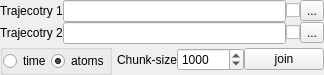
<?xml version="1.0" encoding="UTF-8"?>
<ui version="4.0">
 <class>Form</class>
 <widget class="QWidget" name="Form">
  <property name="geometry">
   <rect>
    <x>0</x>
    <y>0</y>
    <width>324</width>
    <height>67</height>
   </rect>
  </property>
  <property name="windowTitle">
   <string>Join trajectories</string>
  </property>
  <layout class="QGridLayout" name="gridLayout">
   <property name="margin">
    <number>0</number>
   </property>
   <property name="spacing">
    <number>0</number>
   </property>
   <item row="2" column="0">
    <widget class="QGroupBox" name="groupBox">
     <property name="title">
      <string/>
     </property>
     <layout class="QHBoxLayout" name="horizontalLayout_4">
      <property name="spacing">
       <number>0</number>
      </property>
      <property name="margin">
       <number>0</number>
      </property>
      <item>
       <widget class="QRadioButton" name="radioButton_2">
        <property name="toolTip">
         <string>&lt;html&gt;&lt;head/&gt;&lt;body&gt;&lt;p&gt;If the trajectories are stacked along the time axis they have to have the same number of atoms and the same topology.&lt;/p&gt;&lt;/body&gt;&lt;/html&gt;</string>
        </property>
        <property name="text">
         <string>time</string>
        </property>
        <property name="checked">
         <bool>false</bool>
        </property>
       </widget>
      </item>
      <item>
       <widget class="QRadioButton" name="radioButton">
        <property name="toolTip">
         <string>&lt;html&gt;&lt;head/&gt;&lt;body&gt;&lt;p&gt;If the trajectories are stacked along the atom-axis the trajectories have to have the same number of frames and the topologies are merged. &lt;/p&gt;&lt;/body&gt;&lt;/html&gt;</string>
        </property>
        <property name="text">
         <string>atoms</string>
        </property>
        <property name="checked">
         <bool>true</bool>
        </property>
       </widget>
      </item>
     </layout>
    </widget>
   </item>
   <item row="2" column="3">
    <widget class="QSpinBox" name="spinBox">
     <property name="toolTip">
      <string>The trajectories are loaded picewise to save memory. Here the chunk size determines the size of the pices.</string>
     </property>
     <property name="minimum">
      <number>1</number>
     </property>
     <property name="maximum">
      <number>9999999</number>
     </property>
     <property name="value">
      <number>1000</number>
     </property>
    </widget>
   </item>
   <item row="2" column="2">
    <widget class="QLabel" name="label_3">
     <property name="text">
      <string>Chunk-size</string>
     </property>
    </widget>
   </item>
   <item row="2" column="5">
    <widget class="QPushButton" name="pushButton">
     <property name="text">
      <string>join</string>
     </property>
    </widget>
   </item>
   <item row="1" column="0" colspan="6">
    <layout class="QHBoxLayout" name="horizontalLayout_2">
     <property name="spacing">
      <number>0</number>
     </property>
     <item>
      <widget class="QLabel" name="label_2">
       <property name="text">
        <string>Trajecotry 2</string>
       </property>
      </widget>
     </item>
     <item>
      <widget class="QLineEdit" name="lineEdit_2">
       <property name="readOnly">
        <bool>true</bool>
       </property>
      </widget>
     </item>
     <item>
      <widget class="QCheckBox" name="checkBox">
       <property name="toolTip">
        <string>&lt;html&gt;&lt;head/&gt;&lt;body&gt;&lt;p&gt;If this is checked the chunks of the trajectory 2 are reversed in time.&lt;/p&gt;&lt;/body&gt;&lt;/html&gt;</string>
       </property>
       <property name="text">
        <string/>
       </property>
      </widget>
     </item>
     <item>
      <widget class="QToolButton" name="toolButton_2">
       <property name="text">
        <string>...</string>
       </property>
      </widget>
     </item>
    </layout>
   </item>
   <item row="0" column="0" colspan="6">
    <layout class="QHBoxLayout" name="horizontalLayout">
     <property name="spacing">
      <number>0</number>
     </property>
     <item>
      <widget class="QLabel" name="label">
       <property name="text">
        <string>Trajecotry 1</string>
       </property>
      </widget>
     </item>
     <item>
      <widget class="QLineEdit" name="lineEdit">
       <property name="readOnly">
        <bool>true</bool>
       </property>
      </widget>
     </item>
     <item>
      <widget class="QCheckBox" name="checkBox_2">
       <property name="toolTip">
        <string>&lt;html&gt;&lt;head/&gt;&lt;body&gt;&lt;p&gt;If this is checked the chunks of the trajectory 1 are reversed in time.&lt;/p&gt;&lt;/body&gt;&lt;/html&gt;</string>
       </property>
       <property name="text">
        <string/>
       </property>
      </widget>
     </item>
     <item>
      <widget class="QToolButton" name="toolButton">
       <property name="text">
        <string>...</string>
       </property>
      </widget>
     </item>
    </layout>
   </item>
   <item row="2" column="1">
    <spacer name="horizontalSpacer">
     <property name="orientation">
      <enum>Qt::Horizontal</enum>
     </property>
     <property name="sizeHint" stdset="0">
      <size>
       <width>40</width>
       <height>20</height>
      </size>
     </property>
    </spacer>
   </item>
  </layout>
  <action name="actionOpen_first_trajectory">
   <property name="text">
    <string>Open first trajectory</string>
   </property>
  </action>
  <action name="actionOpen_second_trajectory">
   <property name="text">
    <string>Open second trajectory</string>
   </property>
  </action>
  <action name="actionSave_joined_trajectory">
   <property name="text">
    <string>Save joined trajectory</string>
   </property>
  </action>
 </widget>
 <resources/>
 <connections>
  <connection>
   <sender>toolButton</sender>
   <signal>clicked()</signal>
   <receiver>actionOpen_first_trajectory</receiver>
   <slot>trigger()</slot>
   <hints>
    <hint type="sourcelabel">
     <x>275</x>
     <y>10</y>
    </hint>
    <hint type="destinationlabel">
     <x>-1</x>
     <y>-1</y>
    </hint>
   </hints>
  </connection>
  <connection>
   <sender>toolButton_2</sender>
   <signal>clicked()</signal>
   <receiver>actionOpen_second_trajectory</receiver>
   <slot>trigger()</slot>
   <hints>
    <hint type="sourcelabel">
     <x>275</x>
     <y>32</y>
    </hint>
    <hint type="destinationlabel">
     <x>-1</x>
     <y>-1</y>
    </hint>
   </hints>
  </connection>
  <connection>
   <sender>pushButton</sender>
   <signal>clicked()</signal>
   <receiver>actionSave_joined_trajectory</receiver>
   <slot>trigger()</slot>
   <hints>
    <hint type="sourcelabel">
     <x>251</x>
     <y>55</y>
    </hint>
    <hint type="destinationlabel">
     <x>-1</x>
     <y>-1</y>
    </hint>
   </hints>
  </connection>
 </connections>
</ui>
